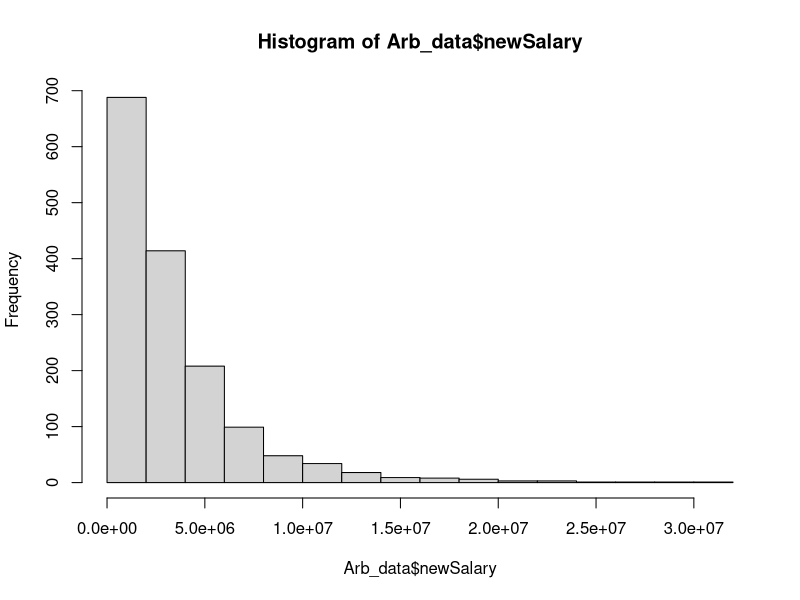
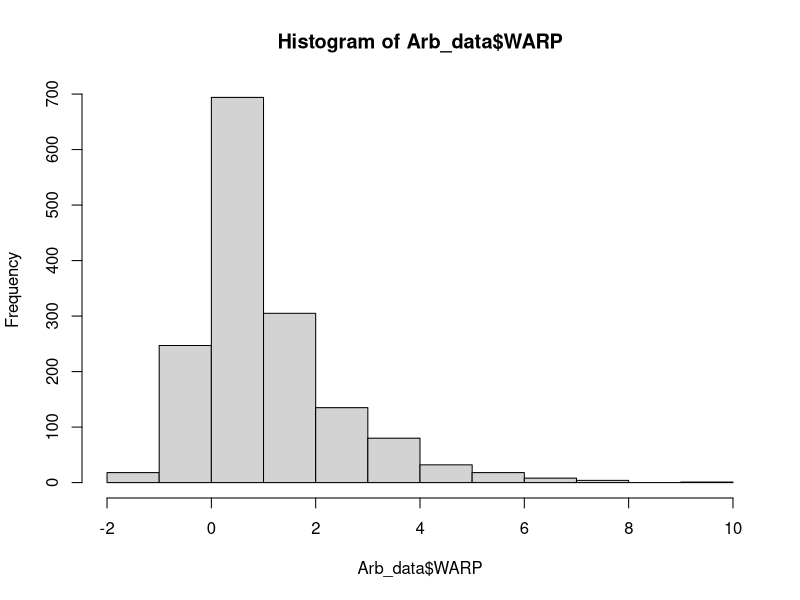
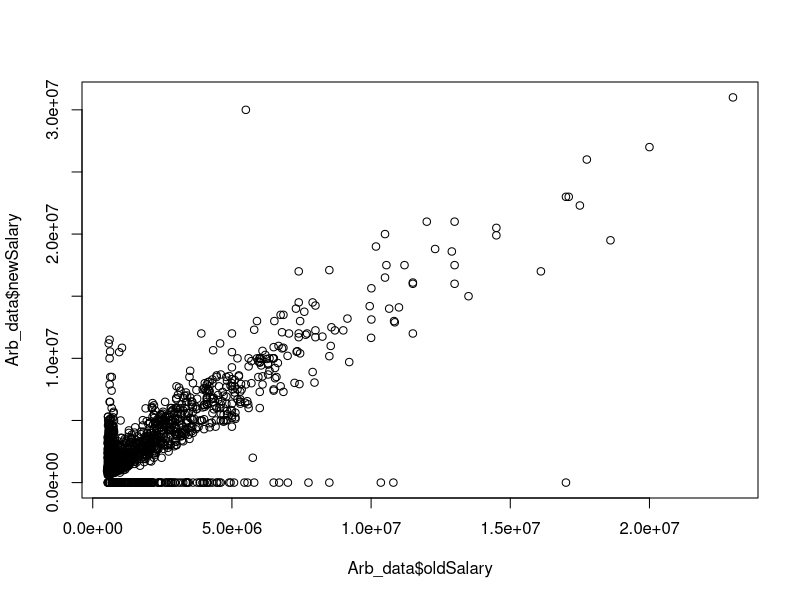
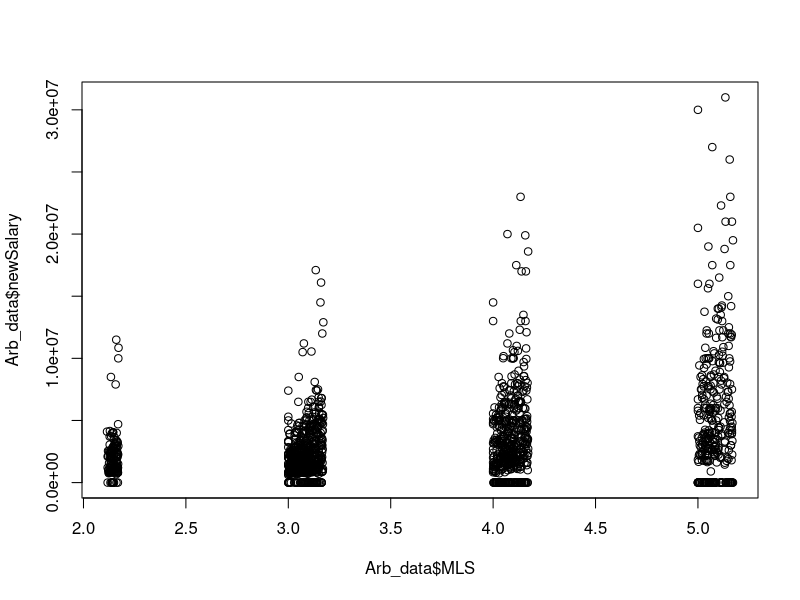
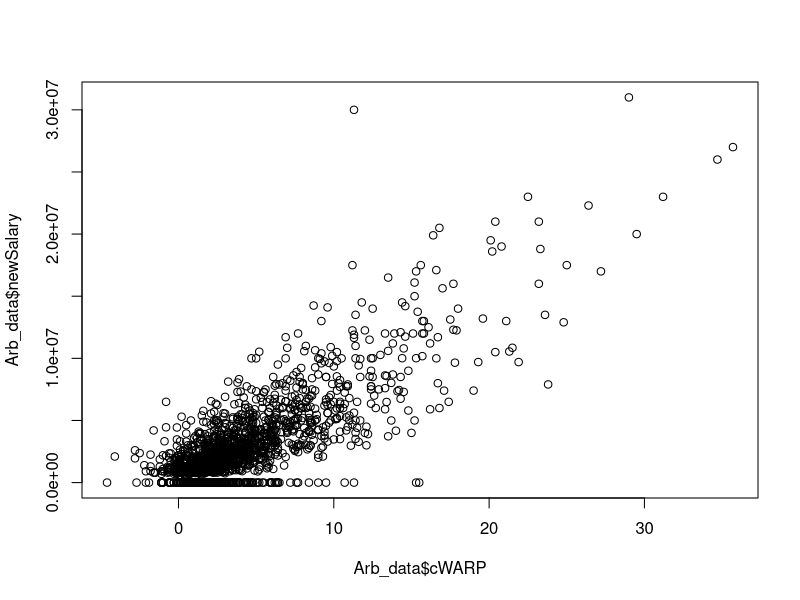
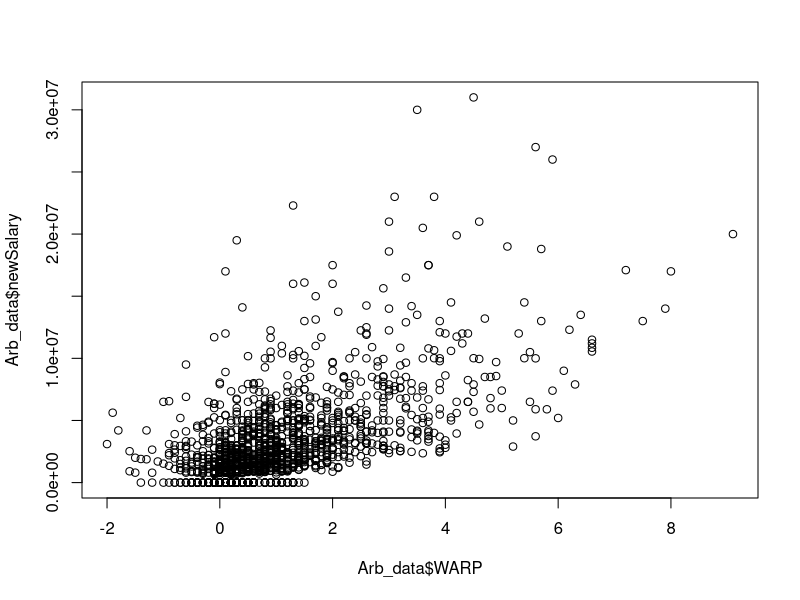
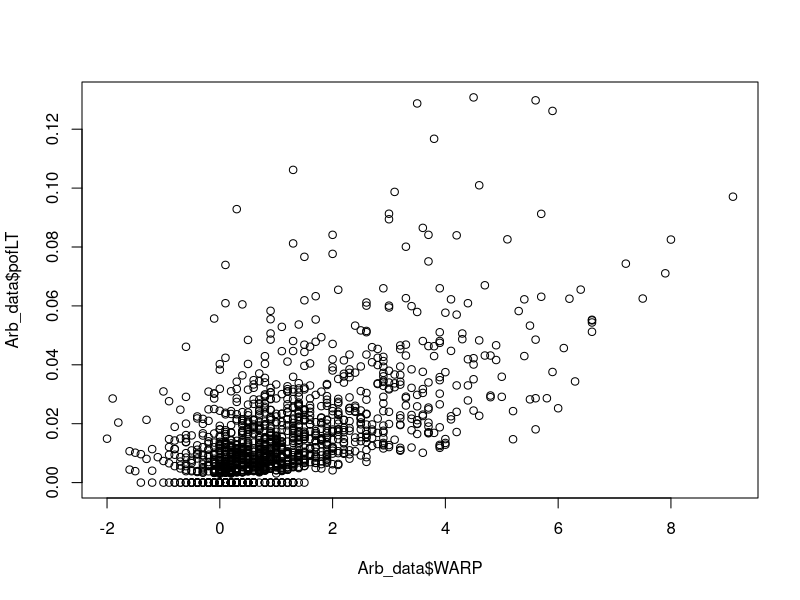
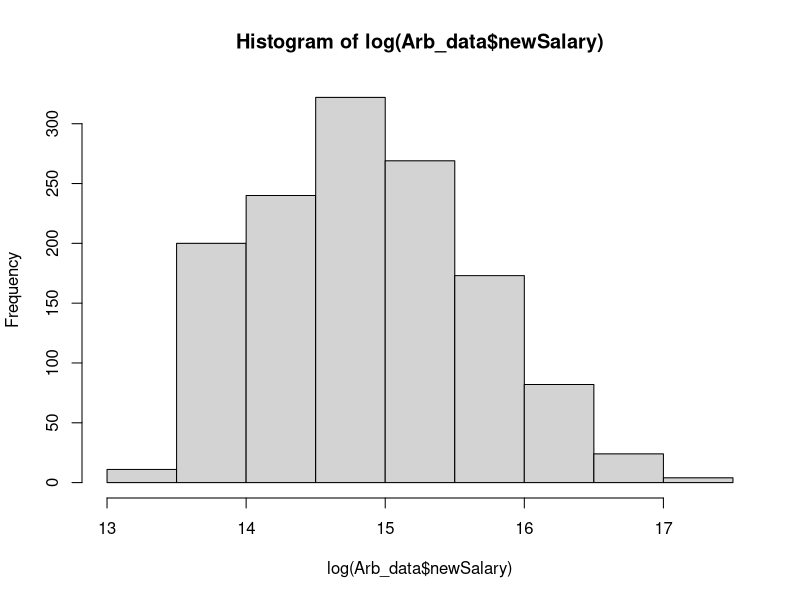

Generate these figures, in order, with R:
## ---- chunk 1
#install.packages("tidyverse")
library(tidyverse)
#install.packages("readxl")
library(readxl)
## ---- chunk 2
Arb_2024 <- read_excel("MLB-Arbitration 2018-25.xls.xlsx", 
    sheet = "MLB-2024 Arb by club", skip = 1)
Arb_2024 <- Arb_2024[-1, ]
Arb_2023 <- read_excel("MLB-Arbitration 2018-25.xls.xlsx", 
    sheet = "MLB-2023 Arb by club", skip = 1)
Arb_2023 <- Arb_2023[-1, ]
Arb_2022 <- read_excel("MLB-Arbitration 2018-25.xls.xlsx", 
    sheet = "MLB-2022 Arb by club", skip = 1)
Arb_2022 <- Arb_2022[-1, ]
Arb_2021 <- read_excel("MLB-Arbitration 2018-25.xls.xlsx", 
    sheet = "MLB-2021 Arb by club", skip = 1)
Arb_2021 <- Arb_2021[-1, ]
Arb_2020 <- read_excel("MLB-Arbitration 2018-25.xls.xlsx", 
    sheet = "MLB-2020 Arb by club", skip = 1)
Arb_2020 <- Arb_2020[-1, ]
Arb_2019 <- read_excel("MLB-Arbitration 2018-25.xls.xlsx", 
    sheet = "MLB-2019 Arb by club", skip = 1)
Arb_2019 <- Arb_2019[-1, ]
Arb_2018 <- read_excel("MLB-Arbitration 2018-25.xls.xlsx", 
    sheet = "MLB-2018 Arb by club", skip = 1) 
Arb_2018 <- Arb_2018[-1, ]
## ---- chunk 3
Arb_2024 <- Arb_2024 %>% select(-Estimate) %>% rename(ClubOffer = `Club                 Offer`, Pos = `Pos'n`, WAR = `2023 WARP`, cWAR = `Career WARP`, oldSalary = `2023 Salary`, PlayerReq = `Player Request`, newSalary = `2024 Salary`)
Arb_2023 <- Arb_2023 %>% select(-Estimate) %>% rename(ClubOffer = `Club                 Offer`, Pos = `Pos'n`, WAR = `2022 WARP`, cWAR = `Career WARP`, oldSalary = `2022 Salary`, PlayerReq = `Player Request`, newSalary = `2023 Salary`)
Arb_2022 <- Arb_2022 %>% select(-Estimate) %>% rename(ClubOffer = `Club                 Offer`, Pos = `Pos'n`, WAR = `2021 WARP`, cWAR = `Career WARP`, oldSalary = `2021 Salary`, PlayerReq = `Player Request`, newSalary = `2022 Salary`)
Arb_2021 <- Arb_2021 %>% select(-.) %>% rename(ClubOffer = `Club                 Offer`, Pos = `Pos'n`, WAR = `2020 WARP`, cWAR = `Career WARP`, oldSalary = `2020 Salary`, PlayerReq = `Player Request`, newSalary = `2021 Salary`)
Arb_2020 <- Arb_2020 %>% select(-.) %>% rename(ClubOffer = `Club                 Offer`, Pos = `Pos'n`, WAR = `2019 WARP`, cWAR = `Career WARP`, oldSalary = `2019 Salary`, PlayerReq = `Player Request`, newSalary = `2020 Salary`)
Arb_2019 <- Arb_2019 %>% select(-.) %>% rename(ClubOffer = `Club                 Offer`, Pos = `Pos'n`, WAR = `2018 WARP`, cWAR = `Career WARP`, oldSalary = `2018 Salary`, PlayerReq = `Player Request`, newSalary = `2019 Salary`)
Arb_2018 <- Arb_2018 %>% rename(ClubOffer = `Club         Offer`, Pos = `Pos'n`, WAR = `2017 WARP`, cWAR = `Career WARP`, oldSalary = `2017 Salary`, PlayerReq = `Player Request`, newSalary = `2018 Salary`)
Arb_data <- rbind(Arb_2024, Arb_2023, Arb_2022, Arb_2021, Arb_2020, Arb_2019, Arb_2018)
luxurytax <- data.frame(
  Season = 2018:2024,
  luxurytax = c(197000000, 206000000, 208000000, 210000000, 230000000, 233000000, 237000000)
)

Arb_data <- merge(Arb_data, luxurytax, by = "Season")%>%
  rename(
    WARP = WAR,
    cWARP = cWAR
  )
## ---- chunk 4
#clean each variable
#position
Arb_data$Pos <- trimws(Arb_data$Pos)
Arb_data <- Arb_data %>% mutate(Pos = recode(Pos,
                                       "ss-3b" = "inf",
                      "1b-of" = "cinf/of",
                      "3b-1b" = "inf",
                      "of-3b" = "cinf/of",
                      "lf-3b" = "cinf/of",
                      "2b-ss" = "minf",
                      "inf-of" = "util",
                      "cf-rf" = "of",
                      "2b-of" = "util",
                      "dh-1b" = "dh/cinf",
                      "dh-of" = "of/dh",
                      "1b-rf" = "cinf/of",
                      "lf-1b" = "cinf/of",
                      "ss-of" = "util",
                      "rf-1b" = "cinf/of",
                      "3b-2b" = "inf",
                      "lf-rhp" = "twoway",
                      "c-lf" = "util", 
                      "1b-3b" = "inf",
                      "2b-3b" = "inf",
                      "rf-dh" = "of/dh",
                      "lf-rf" = "of",
                      "3b-lf" = "cinf/of",
                      "ss-2b" = "minf",
                      "1b-dh" = "1b",
                      "rhp-of" = "twoway",
                      "cf-lf" = "of",
                      "3b-rf" = "cinf/of",
                      "dh-rf" = "of/dh",
                      "1b-lf" = "cinf/of",
                      "cf-2b" = "util",
                      "lf-2b" = "util",
                      "lf-2b" = "of",
                      "3b-dh" = "3b",
                      "lf-c" = "util",
                      "dh-c" = "c",
                      "lf-dh" = "of/dh",
                      "lf-cf" = "of",
                      "lhp" = "rp",
                      "rhp" = "rp",
                      "lhp-s" = "sp",
                      "rhp-s" = "sp",
                      "lhp-c" = "cp",
                      "rhp-c" = "cp"))
## ---- chunk 5
#recode WAR to get rid of any null values and be a numeric var
Arb_data <- Arb_data %>% filter(!(WARP == "n/a" & WARP == "dnp" & is.na(WARP) & WARP == "-"))
Arb_data$WARP <- as.numeric(Arb_data$WARP)
Arb_data <- Arb_data %>% filter(!( is.na(WARP)))
## ---- chunk 6
#make cWAR numeric
Arb_data$cWARP <- as.numeric(Arb_data$cWARP)
Arb_data$oldSalary <- as.numeric(Arb_data$oldSalary) 
Arb_data <- Arb_data %>% filter(!( is.na(oldSalary)))
Arb_data <- Arb_data %>% mutate(newSalary = ifelse(ClubOffer %in% c("outrighted", "non-tendered", "DFA"), 0, newSalary), newSalary =as.numeric(newSalary)) %>%filter(!( is.na(newSalary)))
## ---- chunk 7
#create new var
Arb_data$pofLT <- Arb_data$newSalary/Arb_data$luxurytax
Arb_data <- Arb_data %>%
  arrange(Season) %>%
  mutate(
    luxurytaxprevious = lag(luxurytax, order_by = Season)
  )
Arb_data$pofLTO <- Arb_data$oldSalary/Arb_data$luxurytaxprevious
## ---- chunk 8
positionplayerdata <- read_csv("baseballdatawage.csv")

pitcherdata <- read_csv("pitchingwage.csv")
## ---- chunk 9
library(stringi)

positionplayerdata <- positionplayerdata %>% 
  mutate (
    Name = trimws(Name),
    Name = stri_trans_general(Name, "Latin-ASCII"),
    Name = gsub("\\.", "", Name),
    Name = gsub("\\-", " ", Name),
    Name = gsub("\\sJr", "", Name),
    Name = gsub("\\s[A-Z]\\s", " ", Name)
    )

pitcherdata <- pitcherdata %>% 
  mutate (
    Name = trimws(Name),
    Name = stri_trans_general(Name, "Latin-ASCII"),
    Name = gsub("\\.", "", Name),
    Name = gsub("\\-", " ", Name),
    Name = gsub("\\sJr", "", Name),
    Name = gsub("\\s[A-Z]\\s", " ", Name)
    )

Arb_data <- Arb_data %>% mutate (Player = trimws(Player)) %>%
  separate(Player, into = c("Last", "First"), sep = ", ", remove = FALSE) %>%
  mutate(Player = paste(First, Last))%>%
  select(-First, -Last) %>%
  mutate(
    Player = stri_trans_general(Player, "Latin-ASCII"),
    Player = gsub("\\.", "", Player),
    Player = gsub("\\-", " ", Player),
    Player = gsub("\\sJr", "", Player),
    Player = gsub("\\s[A-Z]\\s", " ", Player),
    Pos = case_when(
      Pos == "twoway" & Player == "Michael Lorenzen" ~ "rp",
      Pos == "twoway" & Player == "Jake Cronenworth" ~ "inf",
      TRUE ~ Pos
    ),
    Player = case_when(
      Player == "Nicholas Castellanos" ~ "Nick Castellanos",
      Player == "Javy Baez" ~ "Javier Baez",
      Player == "Giovanny Urshela" ~ "Gio Urshela",
      Player == "Zach Britton" ~ "Zack Britton",
      TRUE ~ Player
    )
  )


## ---- chunk 10
pitchARB <- Arb_data %>% filter(Pos == "sp" | Pos == "rp" | Pos == "cp") %>% rename(Name = Player)
battARB <- Arb_data %>% filter(Pos != "sp" & Pos != "rp" & Pos != "cp") %>% rename(Name = Player)

battarbDATA <- left_join(battARB, positionplayerdata, by = c("Name", "Season"))%>%filter(!is.na(PA))
pitcharbDATA <- left_join(pitchARB, pitcherdata, by = c("Name", "Season"))%>%filter(!is.na(G))

na <- battarbDATA %>% filter(is.na(battarbDATA$PA))
naP <- pitcharbDATA %>% filter(is.na(pitcharbDATA$G))

## ---- chunk 11
hist(Arb_data$newSalary)
hist(Arb_data$WARP)
plot(Arb_data$oldSalary, Arb_data$newSalary)
plot(Arb_data$MLS, Arb_data$newSalary)
plot(Arb_data$cWARP, Arb_data$newSalary)
plot(Arb_data$WARP, Arb_data$newSalary)
plot(Arb_data$WARP, Arb_data$pofLT)
hist(log(Arb_data$newSalary)) #data reexpressed as log
## ---- chunk 12
Arb_data$logNewSal <- log(Arb_data$newSalary + 1)
lmodel <- lm(data = Arb_data, logNewSal ~ WARP + cWARP)
summary(lmodel)
## ---- chunk 13
#creating a variable to signify if a player got cut or not
battarbDATA$status <- case_when(
  battarbDATA$ClubOffer == "outrighted" ~  "Cut/Sent Down",
  battarbDATA$ClubOffer == "non-tendered" ~ "Cut/Sent Down",
  battarbDATA$ClubOffer == "exercised option" ~ "Signed",
  battarbDATA$ClubOffer == "DFA" ~ "Cut/Sent Down",
  TRUE ~ "Signed"
)

battarbDATA$status <- as.factor(battarbDATA$status)

#install.packages("caTools")
library(dplyr)
library(caTools)
set.seed(123)
split <- sample.split(battarbDATA, SplitRatio = 0.7)
battarbDATA$logNewSal <- log(battarbDATA$newSalary + 1) 
train_bat <- subset(battarbDATA, split == TRUE)
test_bat <- subset(battarbDATA, split == FALSE)
## ---- chunk 14
bat1 <- lm(newSalary ~ cWARP + WAR + Age + oldSalary  , data = train_bat)
summary(bat1)

pred1 <- predict(bat1, newdata = test_bat)

resid1 <- pred1 - test_bat$newSalary

rmse1 <- sqrt(mean(resid1^2))
rmse1

bat1preddata <- test_bat %>% mutate(predictedSal = pred1) %>% 
  mutate(
    predictedSal = case_when(
      predictedSal < 0 ~ 0,
      TRUE ~ predictedSal
    )
  )

newrmse1 <- sqrt(mean((bat1preddata$predictedSal - bat1preddata$newSalary)^2))
newrmse1

library(openxlsx)
write.xlsx(bat1preddata, "bat1predata.xlsx")
## ---- chunk 15
#random forest
#install.packages("randomForest")
library(randomForest)

bat2 <- randomForest(newSalary ~ cWARP + WAR + wOBA + Age + oldSalary + status, ntree = 500, data = train_bat)

pred2 <- predict(bat2, newdata = test_bat)

resid2 <- pred2 - test_bat$newSalary

rmse2 <- sqrt(mean(resid2^2))
rmse2

## ---- chunk 16
train_bat_nocut <- train_bat %>% filter(newSalary != 0)
test_bat_nocut <- test_bat %>% filter(newSalary != 0)
## ---- chunk 17
bat3 <- lm(newSalary ~ cWARP + WAR + Age + oldSalary, data = train_bat_nocut)
summary(bat3)

pred3 <- predict(bat3, newdata = test_bat_nocut)

resid3 <- pred3 - test_bat_nocut$newSalary

rmse3 <- sqrt(mean(resid3^2))
rmse3
## ---- chunk 18
library(randomForest)

bat4 <- randomForest(newSalary ~ cWARP + WAR + Age + oldSalary , ntree = 500, data = train_bat_nocut)

pred4 <- predict(bat4, newdata = test_bat_nocut)

resid4 <- pred4 - test_bat_nocut$newSalary

rmse4 <- sqrt(mean(resid4^2))
rmse4
## ---- chunk 19
#model one to predict whether or not the team will cut the player
status1 <- glm(status ~ cWARP + WAR + oldSalary +  Age , data = train_bat, family = "binomial")
summary(status1)

statuspred1 <- predict(status1, newdata = test_bat, type = "response")
statuspred1 <- ifelse(statuspred1 > 0.5, "Signed", "Cut/Sent Down")

bat5 <- lm(newSalary ~ cWARP + WAR + Age + oldSalary, data = train_bat)
summary(bat5)
bat5pred <- predict(bat5, newdata = test_bat)

bat5pred <- ifelse(statuspred1 == "Cut/Sent Down", 0, bat5pred)
resid5 <- bat5pred - test_bat$newSalary
rmse5 <- sqrt(mean(resid5^2))
rmse5
## ---- chunk 20
library(splines)
status2 <- glm(status ~ cWARP + WAR + oldSalary + ns(Age, df = 3) , data = train_bat, family = "binomial")
summary(status2)

statuspred2 <- predict(status2, newdata = test_bat, type = "response")
statuspred2 <- as.factor(ifelse(statuspred2 > 0.5, "Signed", "Cut/Sent Down"))
sum((statuspred2==test_bat$status)==TRUE)/nrow(test_bat)

bat6 <- lm(newSalary ~ cWARP + WAR + ns(Age, df = 3) + oldSalary, data = train_bat)
summary(bat6)
bat6pred <- predict(bat6, newdata = test_bat)

bat6pred <- ifelse(statuspred2 == "Cut/Sent Down", 0, bat6pred)
resid6 <- bat6pred - test_bat$newSalary
rmse6 <- sqrt(mean(resid6^2))
rmse6

library(randomForest)
bat7 <- randomForest(newSalary ~ cWARP + WAR + Age + oldSalary + HR 
                     + wOBA + BABIP + AVG + SLG + SB + RBI + R, 
                     ntree = 500, data = train_bat)

bat7pred <- predict(bat7, newdata = test_bat)

bat7pred <- ifelse(statuspred2 == "Cut/Sent Down", 0, bat7pred)
resid7 <- bat7pred - test_bat$newSalary
rmse7 <- sqrt(mean(resid7^2))
rmse7

test_bat$predSalary <- bat7pred
write.xlsx(test_bat, "bat7pred.xlsx")
